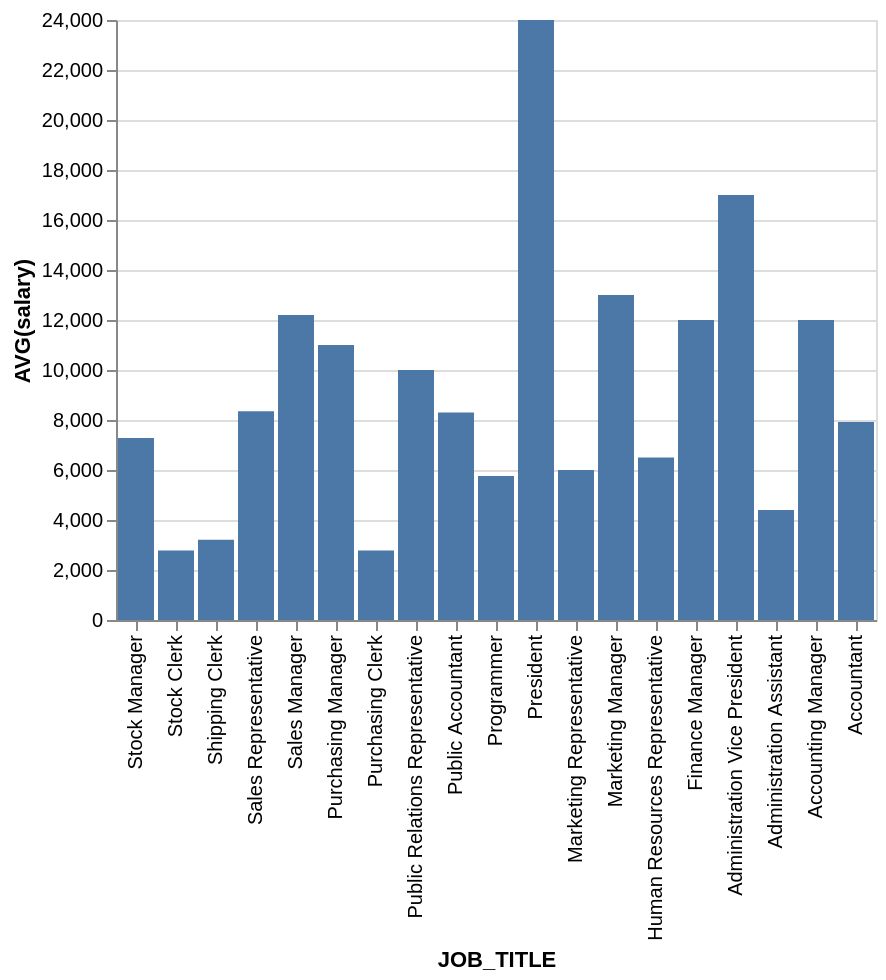

This figure's Vega-Lite source:
### Vega-Lite specification from a JSON file in a GitHub repository (floating-point values rounded to 4 significant figures)
{"data": {"values": [{"x_data": "Stock Manager", "y_data": 7280}, {"x_data": "Stock Clerk", "y_data": 2785}, {"x_data": "Shipping Clerk", "y_data": 3215}, {"x_data": "Sales Representative", "y_data": 8350}, {"x_data": "Sales Manager", "y_data": 12200}, {"x_data": "Purchasing Manager", "y_data": 11000}, {"x_data": "Purchasing Clerk", "y_data": 2780}, {"x_data": "Public Relations Representative", "y_data": 10000}, {"x_data": "Public Accountant", "y_data": 8300}, {"x_data": "Programmer", "y_data": 5760}, {"x_data": "President", "y_data": 24000}, {"x_data": "Marketing Representative", "y_data": 6000}, {"x_data": "Marketing Manager", "y_data": 13000}, {"x_data": "Human Resources Representative", "y_data": 6500}, {"x_data": "Finance Manager", "y_data": 12000}, {"x_data": "Administration Vice President", "y_data": 17000}, {"x_data": "Administration Assistant", "y_data": 4400}, {"x_data": "Accounting Manager", "y_data": 12000}, {"x_data": "Accountant", "y_data": 7920}]}, "mark": "bar", "encoding": {"x": {"field": "x_data", "type": "nominal", "title": "JOB_TITLE", "sort": "descending"}, "y": {"field": "y_data", "type": "quantitative", "title": "AVG(salary)"}}}
